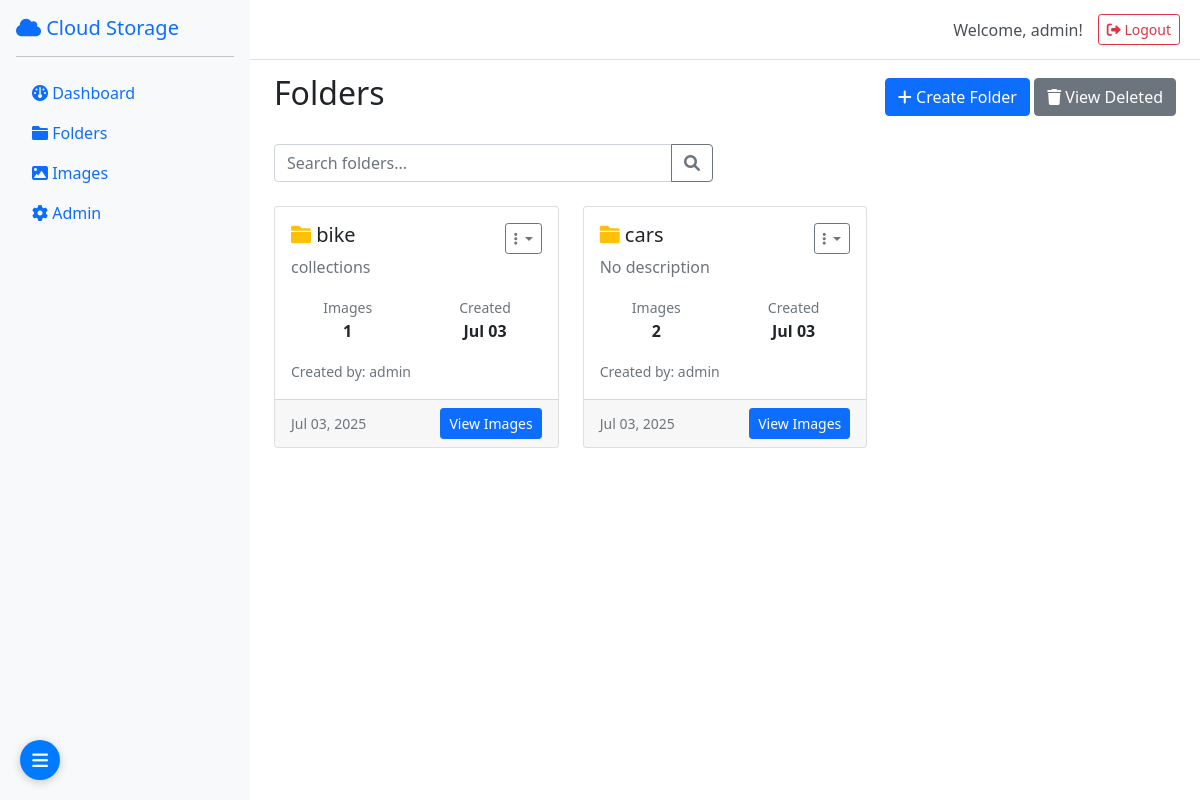
Page /folders/ (signed in) on the earlier database version.
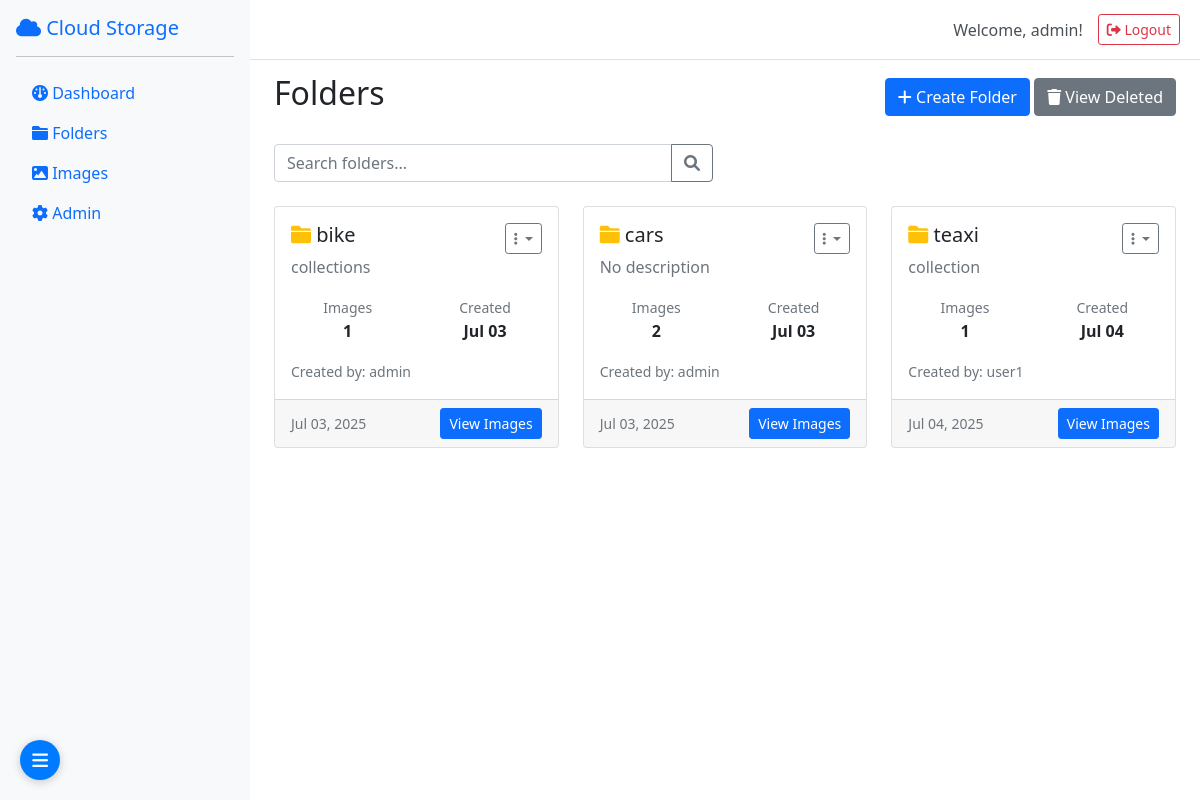
Same page on the later database version.
### storage/models.py (models this page shows, shortened)
class BaseModel(models.Model):
    created_by = models.ForeignKey(User, on_delete=models.CASCADE, related_name='%(class)s_created')
    updated_by = models.ForeignKey(User, on_delete=models.CASCADE, related_name='%(class)s_updated', null=True, blank=True)
    deleted_by = models.ForeignKey(User, on_delete=models.CASCADE, related_name='%(class)s_deleted', null=True, blank=True)
    created_at = models.DateTimeField(auto_now_add=True)
    updated_at = models.DateTimeField(auto_now=True)
    deleted_at = models.DateTimeField(null=True, blank=True)
    is_deleted = models.BooleanField(default=False)
    class Meta:
        abstract = True

class Folder(BaseModel):
    name = models.CharField(max_length=255)
    description = models.TextField(blank=True)
    parent = models.ForeignKey('self', on_delete=models.CASCADE, null=True, blank=True, related_name='children')
    class Meta:
        unique_together = ['name', 'parent', 'created_by']
        ordering = ['name']

### storage/views.py (the view, shortened to what this page needs)
# urls.py: path('folders/', views.folders_view, name='folders'),
@login_required
def folders_view(request):
    if request.user.is_superuser:
        folders = Folder.objects.filter(is_deleted=False)
    paginator = Paginator(folders, 20)
    page = request.GET.get('page')
    folders = paginator.get_page(page)
    return render(request, 'folders.html', {'folders': folders})

### templates/folders.html (shortened to what this page needs)
{% extends 'base.html' %}
{% block content %}
<div class="d-flex justify-content-between align-items-center mb-4">
    <h2>Folders</h2>
    <div>
        <button class="btn btn-primary" data-bs-toggle="modal" data-bs-target="#createFolderModal">
            <i class="fas fa-plus"></i> Create Folder
        </button>
        {% if user.is_superuser %}
        <button class="btn btn-secondary" onclick="showDeletedFolders()">
            <i class="fas fa-trash"></i> View Deleted
        </button>
        {% endif %}
    </div>
</div>
<div class="row mb-4">
    <div class="col-md-6">
        <div class="input-group">
            <input type="text" class="form-control" id="searchFolders" placeholder="Search folders...">
            <button class="btn btn-outline-secondary" type="button" onclick="searchFolders()">
                <i class="fas fa-search"></i>
            </button>
        </div>
    </div>
</div>
<div class="row" id="foldersContainer">
    {% if folders %}
        {% for folder in folders %}
        <div class="col-md-6 col-lg-4 mb-4 folder-item" data-folder-name="{{ folder.name|lower }}">
            <div class="card folder-card h-100">
                <div class="card-body">
                    <div class="d-flex justify-content-between align-items-start mb-3">
                        <div>
                            <h5 class="card-title">
                                <i class="fas fa-folder text-warning"></i>
                                {{ folder.name }}
                            </h5>
                            <p class="card-text text-muted">{{ folder.description|default:"No description" }}</p>
                        </div>
                        <div class="dropdown">
                            <button class="btn btn-sm btn-outline-secondary dropdown-toggle" type="button" data-bs-toggle="dropdown">
                                <i class="fas fa-ellipsis-v"></i>
                            </button>
                        </div>
                    </div>
                    <div class="row text-center">
                        <div class="col-6">
                            <small class="text-muted">Images</small>
                            <div class="fw-bold">{{ folder.images.count }}</div>
                        </div>
                        <div class="col-6">
                            <small class="text-muted">Created</small>
                            <div class="fw-bold">{{ folder.created_at|date:"M d" }}</div>
                        </div>
                    </div>
                    <div class="mt-3">
                        <small class="text-muted">
                            Created by: {{ folder.created_by.username }}
                        </small>
                    </div>
                </div>
                <div class="card-footer">
                    <div class="d-flex justify-content-between align-items-center">
                        <small class="text-muted">{{ folder.created_at|date:"M d, Y" }}</small>
                        <a href="{% url 'folder_images' folder.id %}" class="btn btn-sm btn-primary">
                            View Images
                        </a>
                    </div>
                </div>
            </div>
        </div>
        {% endfor %}
    {% endif %}
</div>
{% endblock %}

Differences in the rows shown:
added Folder: name "teaxi", description "collection", images.count "1", created_at "Jul 04", created_by.username "user1", created_at "Jul 04, 2025"
